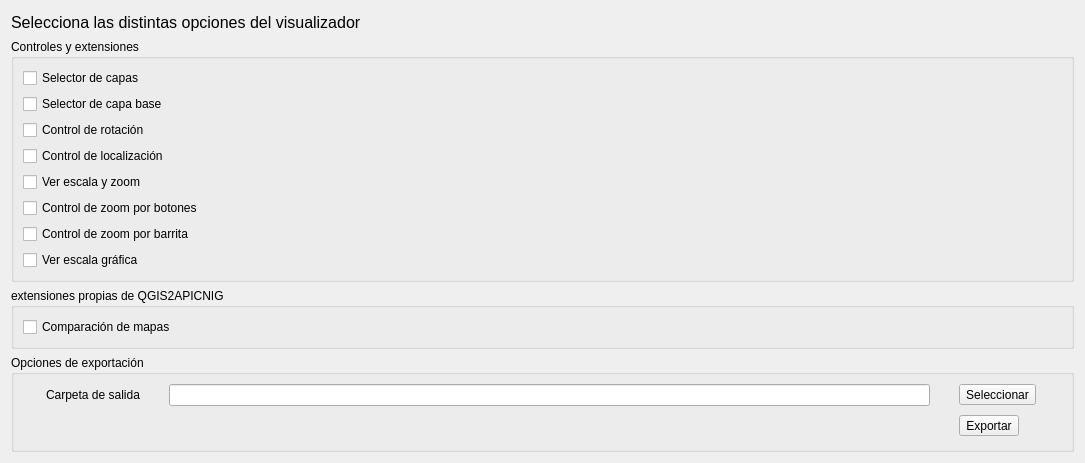
     <widget class="QWidget" name="tab_opcionesMapa">
      <property name="minimumSize">
       <size>
        <width>1085</width>
        <height>0</height>
       </size>
      </property>
      <attribute name="title">
       <string>Opciones de mapa</string>
      </attribute>
      <layout class="QVBoxLayout" name="verticalLayout_2">
       <item>
        <layout class="QGridLayout" name="gridLayout_24">
         <item row="0" column="0">
          <widget class="QLabel" name="label_4">
           <property name="sizePolicy">
            <sizepolicy hsizetype="Fixed" vsizetype="Preferred">
             <horstretch>0</horstretch>
             <verstretch>0</verstretch>
            </sizepolicy>
           </property>
           <property name="minimumSize">
            <size>
             <width>411</width>
             <height>22</height>
            </size>
           </property>
           <property name="maximumSize">
            <size>
             <width>411</width>
             <height>22</height>
            </size>
           </property>
           <property name="font">
            <font>
             <pointsize>12</pointsize>
             <strikeout>false</strikeout>
             <kerning>true</kerning>
            </font>
           </property>
           <property name="text">
            <string>Selecciona las distintas opciones del visualizador</string>
           </property>
          </widget>
         </item>
         <item row="0" column="1">
          <spacer name="horizontalSpacer_2">
           <property name="orientation">
            <enum>Qt::Horizontal</enum>
           </property>
           <property name="sizeHint" stdset="0">
            <size>
             <width>550</width>
             <height>19</height>
            </size>
           </property>
          </spacer>
         </item>
         <item row="1" column="0" colspan="2">
          <layout class="QGridLayout" name="gridLayout_5">
           <item row="0" column="0">
            <widget class="QgsCollapsibleGroupBox" name="mGroupBox">
             <property name="title">
              <string>Controles y extensiones</string>
             </property>
             <layout class="QGridLayout" name="gridLayout_3">
              <item row="0" column="0">
               <widget class="QCheckBox" name="checkBox_SelectorCapas">
                <property name="text">
                 <string>Selector de capas</string>
                </property>
               </widget>
              </item>
              <item row="0" column="1">
               <spacer name="horizontalSpacer_5">
                <property name="orientation">
                 <enum>Qt::Horizontal</enum>
                </property>
                <property name="sizeHint" stdset="0">
                 <size>
                  <width>836</width>
                  <height>20</height>
                 </size>
                </property>
               </spacer>
              </item>
              <item row="1" column="0">
               <widget class="QCheckBox" name="checkBox_CapasBase">
                <property name="text">
                 <string>Selector de capa base</string>
                </property>
               </widget>
              </item>
              <item row="2" column="0">
               <widget class="QCheckBox" name="checkBox_Rotacion">
                <property name="text">
                 <string>Control de rotación</string>
                </property>
               </widget>
              </item>
              <item row="3" column="0">
               <widget class="QCheckBox" name="checkBox_Localizacion">
                <property name="text">
                 <string>Control de localización</string>
                </property>
               </widget>
              </item>
              <item row="4" column="0">
               <widget class="QCheckBox" name="checkBox_EscalaZoom">
                <property name="text">
                 <string>Ver escala y zoom</string>
                </property>
               </widget>
              </item>
              <item row="5" column="0">
               <widget class="QCheckBox" name="checkBox_ZoomBotones">
                <property name="text">
                 <string>Control de zoom por botones</string>
                </property>
               </widget>
              </item>
              <item row="6" column="0">
               <widget class="QCheckBox" name="checkBox_ZoomBarrita">
                <property name="text">
                 <string>Control de zoom por barrita</string>
                </property>
               </widget>
              </item>
              <item row="7" column="0">
               <widget class="QCheckBox" name="checkBox_EscalaGrafica">
                <property name="text">
                 <string>Ver escala gráfica</string>
                </property>
               </widget>
              </item>
             </layout>
            </widget>
           </item>
           <item row="1" column="0">
            <widget class="QgsCollapsibleGroupBox" name="mGroupBox_3">
             <property name="title">
              <string>extensiones propias de QGIS2APICNIG</string>
             </property>
             <layout class="QGridLayout" name="gridLayout_2">
              <item row="0" column="0">
               <widget class="QCheckBox" name="checkBox_ComparacionMapas">
                <property name="text">
                 <string>Comparación de mapas</string>
                </property>
               </widget>
              </item>
              <item row="0" column="1">
               <spacer name="horizontalSpacer_6">
                <property name="orientation">
                 <enum>Qt::Horizontal</enum>
                </property>
                <property name="sizeHint" stdset="0">
                 <size>
                  <width>867</width>
                  <height>20</height>
                 </size>
                </property>
               </spacer>
              </item>
             </layout>
            </widget>
           </item>
           <item row="2" column="0">
            <widget class="QgsCollapsibleGroupBox" name="mGroupBox_2">
             <property name="sizePolicy">
              <sizepolicy hsizetype="Expanding" vsizetype="Expanding">
               <horstretch>0</horstretch>
               <verstretch>0</verstretch>
              </sizepolicy>
             </property>
             <property name="minimumSize">
              <size>
               <width>0</width>
               <height>0</height>
              </size>
             </property>
             <property name="maximumSize">
              <size>
               <width>16777215</width>
               <height>16777215</height>
              </size>
             </property>
             <property name="title">
              <string>Opciones de exportación</string>
             </property>
             <property name="scrollOnExpand">
              <bool>true</bool>
             </property>
             <layout class="QGridLayout" name="gridLayout_4">
              <item row="0" column="0">
               <widget class="QLabel" name="label_3">
                <property name="sizePolicy">
                 <sizepolicy hsizetype="Fixed" vsizetype="Preferred">
                  <horstretch>0</horstretch>
                  <verstretch>0</verstretch>
                 </sizepolicy>
                </property>
                <property name="text">
                 <string>Carpeta de salida</string>
                </property>
               </widget>
              </item>
              <item row="0" column="1">
               <widget class="QLineEdit" name="lineEdit_Folder">
                <property name="sizePolicy">
                 <sizepolicy hsizetype="Fixed" vsizetype="Fixed">
                  <horstretch>0</horstretch>
                  <verstretch>0</verstretch>
                 </sizepolicy>
                </property>
                <property name="minimumSize">
                 <size>
                  <width>761</width>
                  <height>21</height>
                 </size>
                </property>
                <property name="text">
                 <string/>
                </property>
               </widget>
              </item>
              <item row="0" column="2">
               <widget class="QToolButton" name="toolButtonSelectFolder">
                <property name="sizePolicy">
                 <sizepolicy hsizetype="Fixed" vsizetype="Fixed">
                  <horstretch>0</horstretch>
                  <verstretch>0</verstretch>
                 </sizepolicy>
                </property>
                <property name="text">
                 <string>Seleccionar</string>
                </property>
               </widget>
              </item>
              <item row="1" column="0" colspan="2">
               <spacer name="horizontalSpacer">
                <property name="sizePolicy">
                 <sizepolicy hsizetype="Minimum" vsizetype="Minimum">
                  <horstretch>0</horstretch>
                  <verstretch>0</verstretch>
                 </sizepolicy>
                </property>
                <property name="orientation">
                 <enum>Qt::Horizontal</enum>
                </property>
                <property name="sizeHint" stdset="0">
                 <size>
                  <width>885</width>
                  <height>28</height>
                 </size>
                </property>
               </spacer>
              </item>
              <item row="1" column="2">
               <widget class="QToolButton" name="toolButton_ExportMap">
                <property name="sizePolicy">
                 <sizepolicy hsizetype="Fixed" vsizetype="Fixed">
                  <horstretch>0</horstretch>
                  <verstretch>0</verstretch>
                 </sizepolicy>
                </property>
                <property name="text">
                 <string>Exportar</string>
                </property>
               </widget>
              </item>
             </layout>
            </widget>
           </item>
          </layout>
         </item>
        </layout>
       </item>
      </layout>
     </widget>
